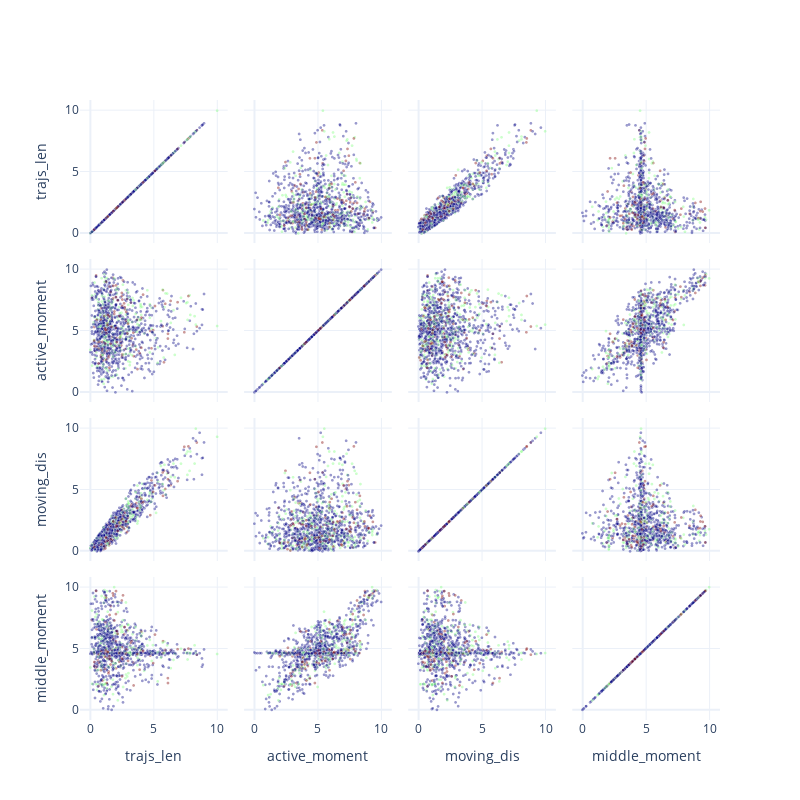

The notebook cell this image was saved under:
### Code cell
myplot.Scatter_Matrix(df_cluster,
                      dimentions = parse_list,
                        color = 'id',
                        color_scale='Jet')

### Figure 1 — Plotly figure (JSON) as saved in the notebook; plotly's stock layout.template omitted (floating-point values rounded to 4 significant figures; data arrays with more than 128 entries replaced by an {"elided": "..."} marker saying what was removed)
{"data": [{"dimensions": [{"label": "trajs_len", "values": {"elided": "1216 float values"}}, {"label": "active_moment", "values": {"elided": "1216 float values"}}, {"label": "moving_dis", "values": {"elided": "1216 float values"}}, {"label": "middle_moment", "values": {"elided": "1216 float values"}}], "marker": {"color": {"elided": "1216 int values"}, "colorscale": [[0, "rgb(0,0,131)"], [0.2, "rgb(0,60,170)"], [0.4, "rgb(5,255,255)"], [0.6, "rgb(255,255,0)"], [0.8, "rgb(250,0,0)"], [1, "rgb(128,0,0)"]], "line": {"color": "white", "width": 0.5}, "opacity": 0.4, "showscale": false, "size": 3}, "type": "splom"}], "layout": {"dragmode": "select", "height": 800, "hovermode": "closest", "width": 800}}
